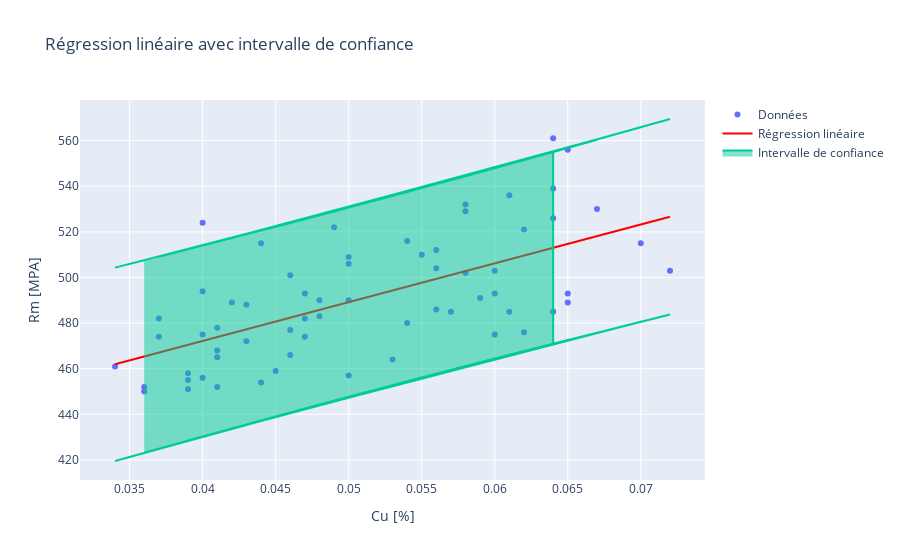

Notebook source saved alongside this figure:
### Markdown cell above
##### Rm et les elements Cu, Sn, Cr

### Code cell
x_name, y_name, file_name = 'Cu [%]','Rm [MPA]','Regression_Cu_Rm.pdf'
width=1.96
plot_linear_regression_with_predict_intervals(df_conforme_without_outliers,x_name, y_name, width, file_name)
